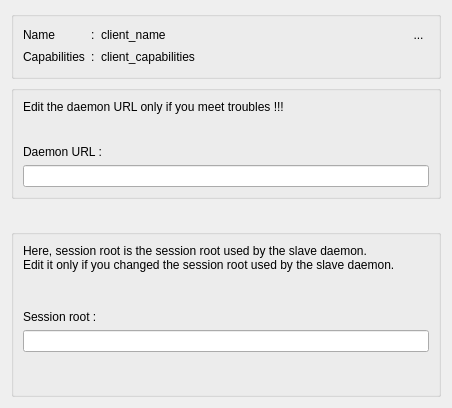
<?xml version="1.0" encoding="UTF-8"?>
<ui version="4.0">
 <class>Frame</class>
 <widget class="QFrame" name="Frame">
  <property name="geometry">
   <rect>
    <x>0</x>
    <y>0</y>
    <width>452</width>
    <height>408</height>
   </rect>
  </property>
  <property name="windowTitle">
   <string>Frame</string>
  </property>
  <layout class="QVBoxLayout" name="verticalLayout_2">
   <item>
    <widget class="QGroupBox" name="groupBox">
     <property name="title">
      <string/>
     </property>
     <layout class="QGridLayout" name="gridLayout_2">
      <item row="2" column="3" rowspan="2">
       <layout class="QVBoxLayout" name="verticalLayout_4">
        <item>
         <widget class="FakeToolButton" name="toolButtonIcon">
          <property name="baseSize">
           <size>
            <width>48</width>
            <height>48</height>
           </size>
          </property>
          <property name="styleSheet">
           <string notr="true">QToolButton{border:none}</string>
          </property>
          <property name="text">
           <string>...</string>
          </property>
          <property name="icon">
           <iconset theme="application-pdf">
            <normaloff>../../../.designer/backup</normaloff>../../../.designer/backup</iconset>
          </property>
          <property name="iconSize">
           <size>
            <width>48</width>
            <height>48</height>
           </size>
          </property>
         </widget>
        </item>
        <item>
         <spacer name="verticalSpacer_2">
          <property name="orientation">
           <enum>Qt::Vertical</enum>
          </property>
          <property name="sizeHint" stdset="0">
           <size>
            <width>20</width>
            <height>40</height>
           </size>
          </property>
         </spacer>
        </item>
       </layout>
      </item>
      <item row="3" column="1">
       <widget class="QLabel" name="labelCapabilitiesColon">
        <property name="text">
         <string>:</string>
        </property>
        <property name="alignment">
         <set>Qt::AlignLeading|Qt::AlignLeft|Qt::AlignTop</set>
        </property>
       </widget>
      </item>
      <item row="2" column="0">
       <widget class="QLabel" name="label_2">
        <property name="sizePolicy">
         <sizepolicy hsizetype="Fixed" vsizetype="Preferred">
          <horstretch>0</horstretch>
          <verstretch>0</verstretch>
         </sizepolicy>
        </property>
        <property name="text">
         <string>Name</string>
        </property>
       </widget>
      </item>
      <item row="2" column="1">
       <widget class="QLabel" name="label_3">
        <property name="sizePolicy">
         <sizepolicy hsizetype="Fixed" vsizetype="Preferred">
          <horstretch>0</horstretch>
          <verstretch>0</verstretch>
         </sizepolicy>
        </property>
        <property name="text">
         <string>:</string>
        </property>
       </widget>
      </item>
      <item row="3" column="0">
       <widget class="QLabel" name="labelCapabilitiesTitle">
        <property name="sizePolicy">
         <sizepolicy hsizetype="Fixed" vsizetype="Preferred">
          <horstretch>0</horstretch>
          <verstretch>0</verstretch>
         </sizepolicy>
        </property>
        <property name="text">
         <string>Capabilities</string>
        </property>
        <property name="alignment">
         <set>Qt::AlignLeading|Qt::AlignLeft|Qt::AlignTop</set>
        </property>
       </widget>
      </item>
      <item row="3" column="2">
       <widget class="QLabel" name="labelCapabilities">
        <property name="sizePolicy">
         <sizepolicy hsizetype="Expanding" vsizetype="Preferred">
          <horstretch>0</horstretch>
          <verstretch>0</verstretch>
         </sizepolicy>
        </property>
        <property name="text">
         <string>client_capabilities</string>
        </property>
        <property name="alignment">
         <set>Qt::AlignLeading|Qt::AlignLeft|Qt::AlignTop</set>
        </property>
       </widget>
      </item>
      <item row="2" column="2">
       <widget class="QLabel" name="labelClientName">
        <property name="text">
         <string>client_name</string>
        </property>
       </widget>
      </item>
     </layout>
    </widget>
   </item>
   <item>
    <widget class="QGroupBox" name="groupBox_3">
     <property name="title">
      <string/>
     </property>
     <layout class="QVBoxLayout" name="verticalLayout_8">
      <item>
       <layout class="QHBoxLayout" name="horizontalLayout"/>
      </item>
      <item>
       <widget class="QLabel" name="labelDaemonUrlWarning">
        <property name="text">
         <string>&lt;html&gt;&lt;head/&gt;&lt;body&gt;&lt;p&gt;Edit the daemon URL only if you meet troubles !!!&lt;/p&gt;&lt;/body&gt;&lt;/html&gt;</string>
        </property>
       </widget>
      </item>
      <item>
       <spacer name="verticalSpacer">
        <property name="orientation">
         <enum>Qt::Vertical</enum>
        </property>
        <property name="sizeHint" stdset="0">
         <size>
          <width>20</width>
          <height>40</height>
         </size>
        </property>
       </spacer>
      </item>
      <item>
       <widget class="QLabel" name="label_4">
        <property name="text">
         <string>Daemon URL :</string>
        </property>
       </widget>
      </item>
      <item>
       <widget class="QLineEdit" name="lineEditDaemonUrl"/>
      </item>
     </layout>
    </widget>
   </item>
   <item>
    <spacer name="verticalSpacer_5">
     <property name="orientation">
      <enum>Qt::Vertical</enum>
     </property>
     <property name="sizeHint" stdset="0">
      <size>
       <width>20</width>
       <height>40</height>
      </size>
     </property>
    </spacer>
   </item>
   <item>
    <widget class="QGroupBox" name="groupBox_4">
     <property name="title">
      <string/>
     </property>
     <layout class="QVBoxLayout" name="verticalLayout_9">
      <item>
       <widget class="QLabel" name="label_11">
        <property name="text">
         <string>&lt;html&gt;&lt;head/&gt;&lt;body&gt;&lt;p&gt;Here, session root is the session root used by the slave daemon.&lt;br/&gt;Edit it only if you changed the session root used by the slave daemon.&lt;/p&gt;&lt;/body&gt;&lt;/html&gt;</string>
        </property>
       </widget>
      </item>
      <item>
       <spacer name="verticalSpacer_6">
        <property name="orientation">
         <enum>Qt::Vertical</enum>
        </property>
        <property name="sizeHint" stdset="0">
         <size>
          <width>20</width>
          <height>40</height>
         </size>
        </property>
       </spacer>
      </item>
      <item>
       <widget class="QLabel" name="label_12">
        <property name="text">
         <string>Session root :</string>
        </property>
       </widget>
      </item>
      <item>
       <widget class="QLineEdit" name="lineEditSessionRoot"/>
      </item>
      <item>
       <spacer name="verticalSpacer_7">
        <property name="orientation">
         <enum>Qt::Vertical</enum>
        </property>
        <property name="sizeHint" stdset="0">
         <size>
          <width>20</width>
          <height>40</height>
         </size>
        </property>
       </spacer>
      </item>
     </layout>
    </widget>
   </item>
  </layout>
 </widget>
 <customwidgets>
  <customwidget>
   <class>FakeToolButton</class>
   <extends>QToolButton</extends>
   <header>surclassed_widgets</header>
  </customwidget>
 </customwidgets>
 <resources/>
 <connections/>
</ui>
